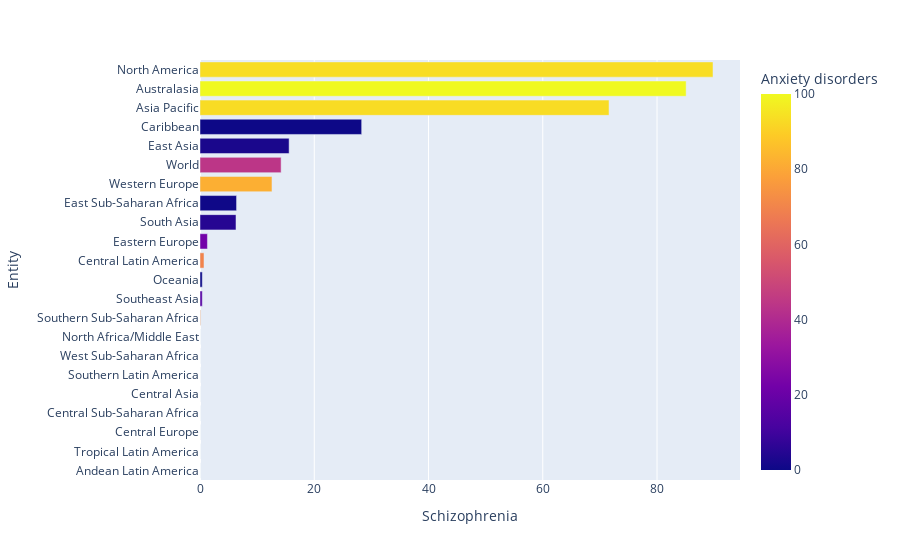

Notebook cell for this chart:
### Code cell
df2.sort_values(by= "Schizophrenia" ,inplace=True)
plt.figure(dpi=200)
fig = px.bar(df2, x="Schizophrenia", y="Entity", orientation='h',color='Anxiety disorders')
fig.show()

### Figure 1 — Plotly figure (JSON) as saved in the notebook; plotly's stock layout.template omitted (floating-point values rounded to 4 significant figures)
{"data": [{"alignmentgroup": "True", "hovertemplate": "Schizophrenia=%{x}<br>Entity=%{y}<br>Anxiety disorders=%{marker.color}<extra></extra>", "legendgroup": "", "marker": {"color": [0, 6.4, 25.5, 0, 0, 28.4, 46.6, 43.7, 73.6, 15.5, 0, 69.7, 22.3, 4.9, 0.4, 81.8, 44.2, 2.5, 0, 93.1, 100, 93.4], "coloraxis": "coloraxis", "pattern": {"shape": ""}}, "name": "", "offsetgroup": "", "orientation": "h", "showlegend": false, "textposition": "auto", "type": "bar", "x": [0, 0, 0, 0, 0, 0, 0, 0, 0.1, 0.4, 0.4, 0.7, 1.3, 6.3, 6.4, 12.6, 14.2, 15.6, 28.3, 71.6, 85.1, 89.8], "xaxis": "x", "y": ["Andean Latin America", "Tropical Latin America", "Central Europe", "Central Sub-Saharan Africa", "Central Asia", "Southern Latin America", "West Sub-Saharan Africa", "North Africa/Middle East", "Southern Sub-Saharan Africa", "Southeast Asia", "Oceania", "Central Latin America", "Eastern Europe", "South Asia", "East Sub-Saharan Africa", "Western Europe", "World", "East Asia", "Caribbean", "Asia Pacific", "Australasia", "North America"], "yaxis": "y"}], "layout": {"barmode": "relative", "coloraxis": {"colorbar": {"title": {"text": "Anxiety disorders"}}, "colorscale": [[0, "#0d0887"], [0.1111, "#46039f"], [0.2222, "#7201a8"], [0.3333, "#9c179e"], [0.4444, "#bd3786"], [0.5556, "#d8576b"], [0.6667, "#ed7953"], [0.7778, "#fb9f3a"], [0.8889, "#fdca26"], [1, "#f0f921"]]}, "legend": {"tracegroupgap": 0}, "margin": {"t": 60}, "xaxis": {"anchor": "y", "domain": [0, 1], "title": {"text": "Schizophrenia"}}, "yaxis": {"anchor": "x", "domain": [0, 1], "title": {"text": "Entity"}}}}
